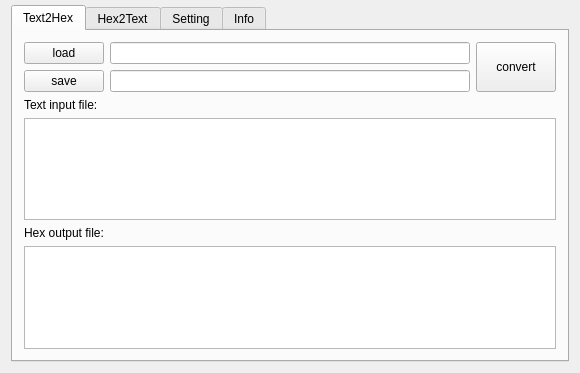
<?xml version="1.0" encoding="UTF-8"?>
<ui version="4.0">
 <class>MainWindow</class>
 <widget class="QMainWindow" name="MainWindow">
  <property name="geometry">
   <rect>
    <x>0</x>
    <y>0</y>
    <width>580</width>
    <height>373</height>
   </rect>
  </property>
  <property name="sizePolicy">
   <sizepolicy hsizetype="Preferred" vsizetype="Preferred">
    <horstretch>0</horstretch>
    <verstretch>0</verstretch>
   </sizepolicy>
  </property>
  <property name="windowTitle">
   <string>ToolBox</string>
  </property>
  <property name="windowIcon">
   <iconset>
    <normaloff>:/new/prefix2/C:/Users/Yuyin/Desktop/icon1.png</normaloff>
    <normalon>:/new/prefix2/C:/Users/Yuyin/Desktop/icon2.png</normalon>:/new/prefix2/C:/Users/Yuyin/Desktop/icon1.png</iconset>
  </property>
  <property name="windowOpacity">
   <double>7.000000000000000</double>
  </property>
  <property name="iconSize">
   <size>
    <width>40</width>
    <height>40</height>
   </size>
  </property>
  <widget class="QWidget" name="centralWidget">
   <property name="styleSheet">
    <string notr="true"/>
   </property>
   <layout class="QVBoxLayout" name="verticalLayout_2">
    <property name="topMargin">
     <number>5</number>
    </property>
    <item>
     <widget class="QTabWidget" name="tabWidget">
      <property name="sizePolicy">
       <sizepolicy hsizetype="Preferred" vsizetype="Preferred">
        <horstretch>0</horstretch>
        <verstretch>0</verstretch>
       </sizepolicy>
      </property>
      <property name="autoFillBackground">
       <bool>false</bool>
      </property>
      <property name="styleSheet">
       <string notr="true"/>
      </property>
      <property name="currentIndex">
       <number>0</number>
      </property>
      <widget class="QWidget" name="Text2Hex">
       <property name="styleSheet">
        <string notr="true">border-top-color: rgb(255, 170, 127);</string>
       </property>
       <attribute name="title">
        <string>Text2Hex</string>
       </attribute>
       <layout class="QVBoxLayout" name="verticalLayout_3">
        <item>
         <layout class="QHBoxLayout" name="horizontalLayout_3" stretch="1,0">
          <item>
           <layout class="QVBoxLayout" name="verticalLayout">
            <item>
             <layout class="QHBoxLayout" name="horizontalLayout" stretch="1,15">
              <item>
               <widget class="QPushButton" name="loadBtn">
                <property name="enabled">
                 <bool>true</bool>
                </property>
                <property name="sizePolicy">
                 <sizepolicy hsizetype="Minimum" vsizetype="Fixed">
                  <horstretch>1</horstretch>
                  <verstretch>0</verstretch>
                 </sizepolicy>
                </property>
                <property name="acceptDrops">
                 <bool>true</bool>
                </property>
                <property name="autoFillBackground">
                 <bool>true</bool>
                </property>
                <property name="text">
                 <string>load</string>
                </property>
               </widget>
              </item>
              <item>
               <widget class="QLineEdit" name="loadPathEdit">
                <property name="enabled">
                 <bool>true</bool>
                </property>
                <property name="sizePolicy">
                 <sizepolicy hsizetype="Expanding" vsizetype="Fixed">
                  <horstretch>1</horstretch>
                  <verstretch>0</verstretch>
                 </sizepolicy>
                </property>
                <property name="acceptDrops">
                 <bool>true</bool>
                </property>
                <property name="autoFillBackground">
                 <bool>false</bool>
                </property>
                <property name="alignment">
                 <set>Qt::AlignJustify|Qt::AlignVCenter</set>
                </property>
                <property name="dragEnabled">
                 <bool>false</bool>
                </property>
               </widget>
              </item>
             </layout>
            </item>
            <item>
             <layout class="QHBoxLayout" name="horizontalLayout_2" stretch="1,15">
              <item>
               <widget class="QPushButton" name="saveBtn">
                <property name="text">
                 <string>save</string>
                </property>
               </widget>
              </item>
              <item>
               <widget class="QLineEdit" name="savePathEdit"/>
              </item>
             </layout>
            </item>
           </layout>
          </item>
          <item>
           <widget class="QPushButton" name="convertBtn">
            <property name="sizePolicy">
             <sizepolicy hsizetype="Minimum" vsizetype="Minimum">
              <horstretch>0</horstretch>
              <verstretch>1</verstretch>
             </sizepolicy>
            </property>
            <property name="text">
             <string>convert</string>
            </property>
           </widget>
          </item>
         </layout>
        </item>
        <item>
         <widget class="QLabel" name="label">
          <property name="text">
           <string>Text input file:</string>
          </property>
         </widget>
        </item>
        <item>
         <widget class="QPlainTextEdit" name="loadFileText">
          <property name="readOnly">
           <bool>true</bool>
          </property>
         </widget>
        </item>
        <item>
         <widget class="QLabel" name="label_2">
          <property name="text">
           <string>Hex output file:</string>
          </property>
         </widget>
        </item>
        <item>
         <widget class="QPlainTextEdit" name="saveFileText">
          <property name="readOnly">
           <bool>true</bool>
          </property>
         </widget>
        </item>
       </layout>
      </widget>
      <widget class="QWidget" name="tab_2">
       <attribute name="title">
        <string>Hex2Text</string>
       </attribute>
       <layout class="QVBoxLayout" name="verticalLayout_5">
        <item>
         <layout class="QHBoxLayout" name="horizontalLayout_4" stretch="1,0">
          <item>
           <layout class="QVBoxLayout" name="verticalLayout_4">
            <item>
             <layout class="QHBoxLayout" name="horizontalLayout_5" stretch="1,15">
              <item>
               <widget class="QPushButton" name="loadBtn_2">
                <property name="enabled">
                 <bool>true</bool>
                </property>
                <property name="sizePolicy">
                 <sizepolicy hsizetype="Minimum" vsizetype="Fixed">
                  <horstretch>1</horstretch>
                  <verstretch>0</verstretch>
                 </sizepolicy>
                </property>
                <property name="acceptDrops">
                 <bool>true</bool>
                </property>
                <property name="autoFillBackground">
                 <bool>true</bool>
                </property>
                <property name="text">
                 <string>load</string>
                </property>
               </widget>
              </item>
              <item>
               <widget class="QLineEdit" name="loadPathEdit_2">
                <property name="enabled">
                 <bool>true</bool>
                </property>
                <property name="sizePolicy">
                 <sizepolicy hsizetype="Expanding" vsizetype="Fixed">
                  <horstretch>1</horstretch>
                  <verstretch>0</verstretch>
                 </sizepolicy>
                </property>
                <property name="acceptDrops">
                 <bool>true</bool>
                </property>
                <property name="autoFillBackground">
                 <bool>false</bool>
                </property>
                <property name="alignment">
                 <set>Qt::AlignJustify|Qt::AlignVCenter</set>
                </property>
                <property name="dragEnabled">
                 <bool>false</bool>
                </property>
               </widget>
              </item>
             </layout>
            </item>
            <item>
             <layout class="QHBoxLayout" name="horizontalLayout_6" stretch="1,15">
              <item>
               <widget class="QPushButton" name="saveBtn_2">
                <property name="text">
                 <string>save</string>
                </property>
               </widget>
              </item>
              <item>
               <widget class="QLineEdit" name="savePathEdit_2"/>
              </item>
             </layout>
            </item>
           </layout>
          </item>
          <item>
           <widget class="QPushButton" name="convertBtn_2">
            <property name="sizePolicy">
             <sizepolicy hsizetype="Minimum" vsizetype="Minimum">
              <horstretch>0</horstretch>
              <verstretch>1</verstretch>
             </sizepolicy>
            </property>
            <property name="text">
             <string>convert</string>
            </property>
           </widget>
          </item>
         </layout>
        </item>
        <item>
         <widget class="QLabel" name="label_4">
          <property name="text">
           <string>Hex input file:</string>
          </property>
         </widget>
        </item>
        <item>
         <widget class="QPlainTextEdit" name="loadFileText_2">
          <property name="readOnly">
           <bool>true</bool>
          </property>
         </widget>
        </item>
        <item>
         <widget class="QLabel" name="label_3">
          <property name="text">
           <string>Text output file:</string>
          </property>
         </widget>
        </item>
        <item>
         <widget class="QPlainTextEdit" name="saveFileText_2">
          <property name="readOnly">
           <bool>true</bool>
          </property>
         </widget>
        </item>
       </layout>
      </widget>
      <widget class="QWidget" name="tab">
       <attribute name="title">
        <string>Setting</string>
       </attribute>
       <layout class="QVBoxLayout" name="verticalLayout_6">
        <item>
         <widget class="QGroupBox" name="groupBox">
          <property name="title">
           <string>Text2Hex Config</string>
          </property>
         </widget>
        </item>
        <item>
         <widget class="QGroupBox" name="groupBox_2">
          <property name="title">
           <string>Hex2Text Config</string>
          </property>
         </widget>
        </item>
       </layout>
      </widget>
      <widget class="QWidget" name="tab_3">
       <attribute name="title">
        <string>Info</string>
       </attribute>
       <layout class="QVBoxLayout" name="verticalLayout_8">
        <item>
         <layout class="QVBoxLayout" name="verticalLayout_7" stretch="3,5,4">
          <item>
           <widget class="QLabel" name="label_5">
            <property name="text">
             <string>Tool Box v1.0
2018-01-01</string>
            </property>
            <property name="alignment">
             <set>Qt::AlignBottom|Qt::AlignHCenter</set>
            </property>
            <property name="margin">
             <number>9</number>
            </property>
           </widget>
          </item>
          <item>
           <layout class="QHBoxLayout" name="horizontalLayout_7" stretch="0,1,0">
            <item>
             <spacer name="horizontalSpacer">
              <property name="orientation">
               <enum>Qt::Horizontal</enum>
              </property>
              <property name="sizeHint" stdset="0">
               <size>
                <width>40</width>
                <height>20</height>
               </size>
              </property>
             </spacer>
            </item>
            <item>
             <widget class="QLabel" name="picture">
              <property name="styleSheet">
               <string notr="true">image: url(:/new/prefix2/C:/Users/Yuyin/Desktop/bee.png);</string>
              </property>
              <property name="text">
               <string/>
              </property>
             </widget>
            </item>
            <item>
             <spacer name="horizontalSpacer_2">
              <property name="orientation">
               <enum>Qt::Horizontal</enum>
              </property>
              <property name="sizeHint" stdset="0">
               <size>
                <width>40</width>
                <height>20</height>
               </size>
              </property>
             </spacer>
            </item>
           </layout>
          </item>
          <item>
           <spacer name="verticalSpacer_2">
            <property name="orientation">
             <enum>Qt::Vertical</enum>
            </property>
            <property name="sizeHint" stdset="0">
             <size>
              <width>20</width>
              <height>40</height>
             </size>
            </property>
           </spacer>
          </item>
         </layout>
        </item>
       </layout>
      </widget>
     </widget>
    </item>
   </layout>
  </widget>
 </widget>
 <layoutdefault spacing="6" margin="11"/>
 <resources/>
 <connections/>
</ui>
